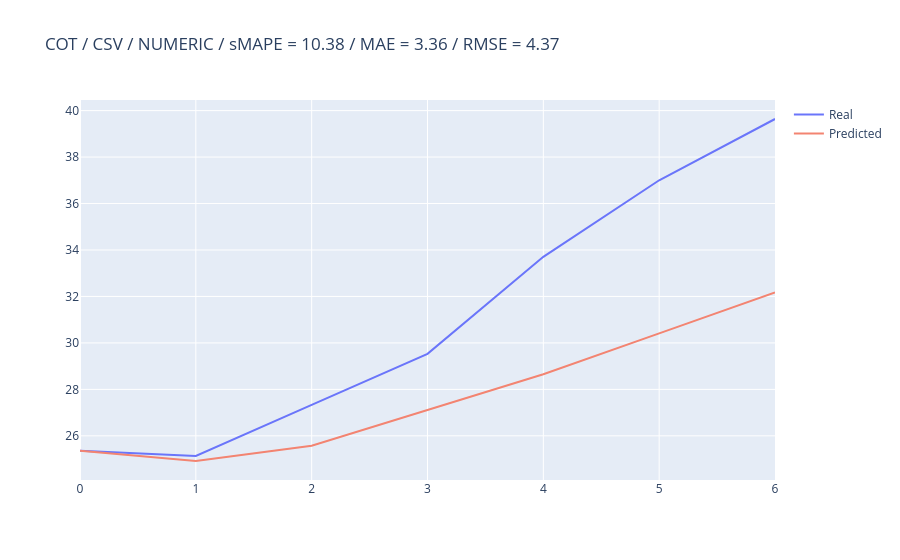

Notebook source saved alongside this figure:
### Markdown cell above
# 📈 12. Gráfico Real x Predito

### Code cell
df = pd.read_csv(f"{CONFIG["folder"]}/resultado_experimentos.csv")

row = df.iloc[30]
prompt = row["Tipo de Prompt"].upper()
formato = row["Formato"].upper()
tipo = row["Tipo de Série"].upper()
smape = row["sMAPE"]
mae = row["MAE"]
rmse = row["RMSE"]

ts_val = ls.UniTimeSeries(eval(row["Valores Reais"]))
ts_pred = ls.UniTimeSeries(eval(row["Valores Preditos"]))

ls.lineplot(ts_val, ts_pred, title=f"{prompt} / {formato} / {tipo} / sMAPE = {smape} / MAE = {mae} / RMSE = {rmse}", groups=["Real", "Predicted"])

### Figure 1 — Plotly figure (JSON) as saved in the notebook; plotly's stock layout.template omitted (floating-point values rounded to 4 significant figures)
{"data": [{"line": {"color": "#6A75FA"}, "mode": "lines", "name": "Real", "type": "scatter", "x": [0, 1, 2, 3, 4, 5, 6], "y": [25.36, 25.14, 27.33, 29.53, 33.71, 37.0, 39.64]}, {"line": {"color": "#F38471"}, "mode": "lines", "name": "Predicted", "type": "scatter", "x": [0, 1, 2, 3, 4, 5, 6], "y": [25.36, 24.92, 25.58, 27.11, 28.65, 30.41, 32.17]}], "layout": {"showlegend": true, "title": {"text": "COT / CSV / NUMERIC / sMAPE = 10.38 / MAE = 3.36 / RMSE = 4.37"}, "xaxis": {"title": {}}, "yaxis": {"title": {}}}}
